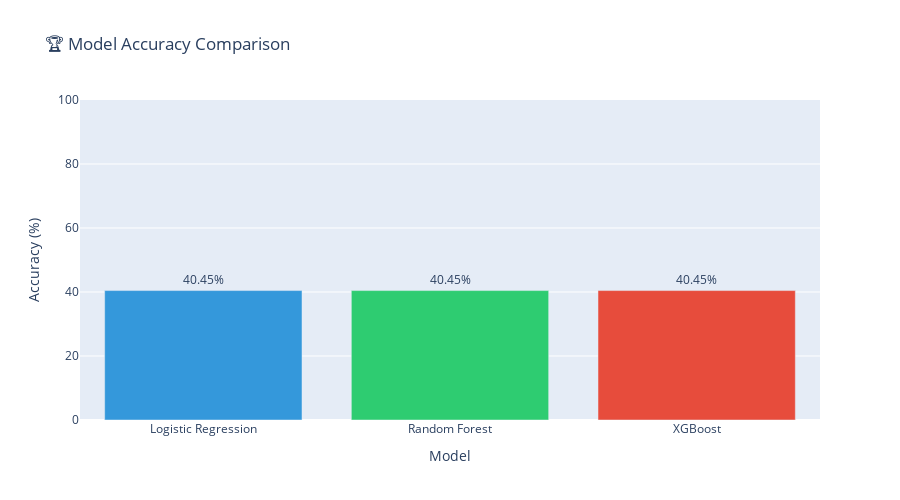

The notebook cell this image was saved under:
### Code cell
# Bar chart comparing model accuracies
model_names = list(results.keys())
accuracies = [results[name]['accuracy'] * 100 for name in model_names]
colors = ['#3498db', '#2ecc71', '#e74c3c']

fig = go.Figure(data=[
    go.Bar(
        x=model_names, 
        y=accuracies, 
        text=[f"{acc:.2f}%" for acc in accuracies],
        textposition='outside',
        marker_color=colors
    )
])

fig.update_layout(
    title='🏆 Model Accuracy Comparison',
    xaxis_title='Model',
    yaxis_title='Accuracy (%)',
    yaxis_range=[0, 100],
    height=500
)
fig.show()

# Identify best model
best_model_name = max(results, key=lambda x: results[x]['accuracy'])
best_accuracy = results[best_model_name]['accuracy']

print(f"\n🏆 Best Performing Model: {best_model_name}")
print(f"   Accuracy: {best_accuracy*100:.2f}%")

### Figure 1 — Plotly figure (JSON) as saved in the notebook; plotly's stock layout.template omitted (floating-point values rounded to 4 significant figures)
{"data": [{"marker": {"color": ["#3498db", "#2ecc71", "#e74c3c"]}, "text": ["40.45%", "40.45%", "40.45%"], "textposition": "outside", "type": "bar", "x": ["Logistic Regression", "Random Forest", "XGBoost"], "y": [40.45, 40.45, 40.45]}], "layout": {"height": 500, "title": {"text": "🏆 Model Accuracy Comparison"}, "xaxis": {"title": {"text": "Model"}}, "yaxis": {"range": [0, 100], "title": {"text": "Accuracy (%)"}}}}
